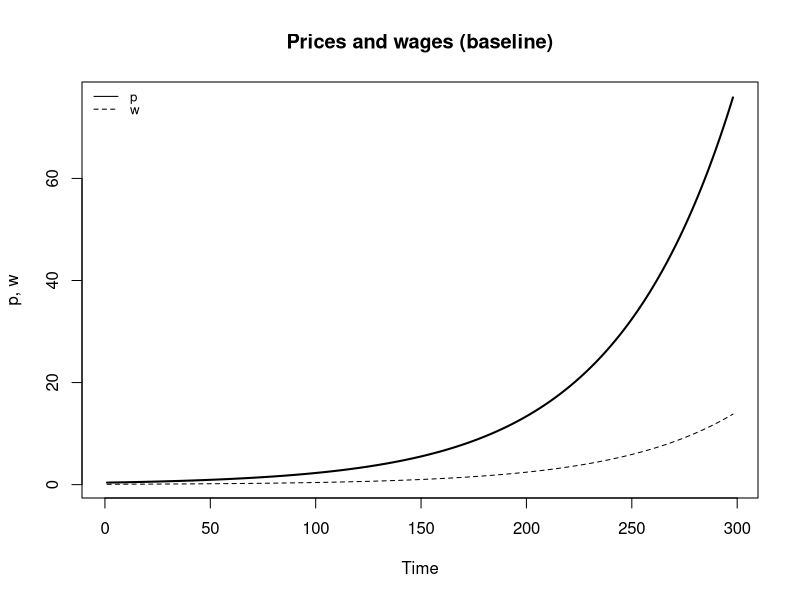
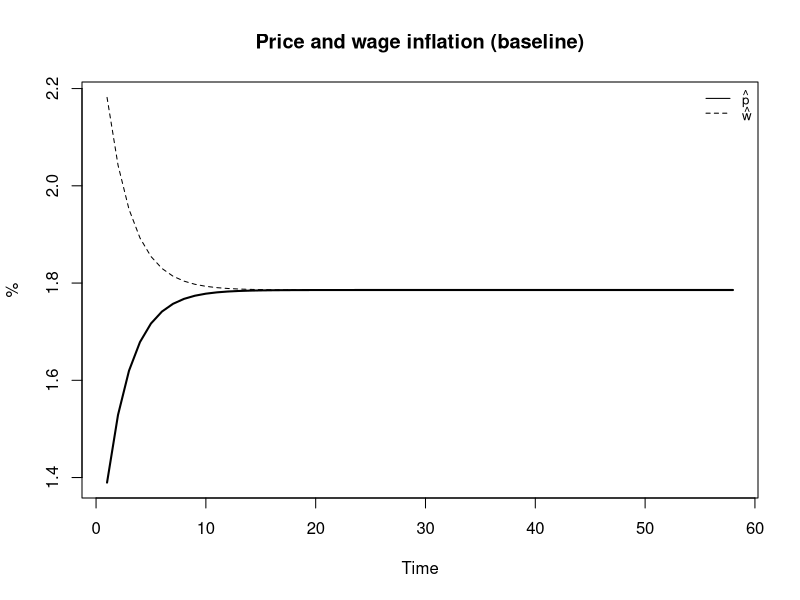
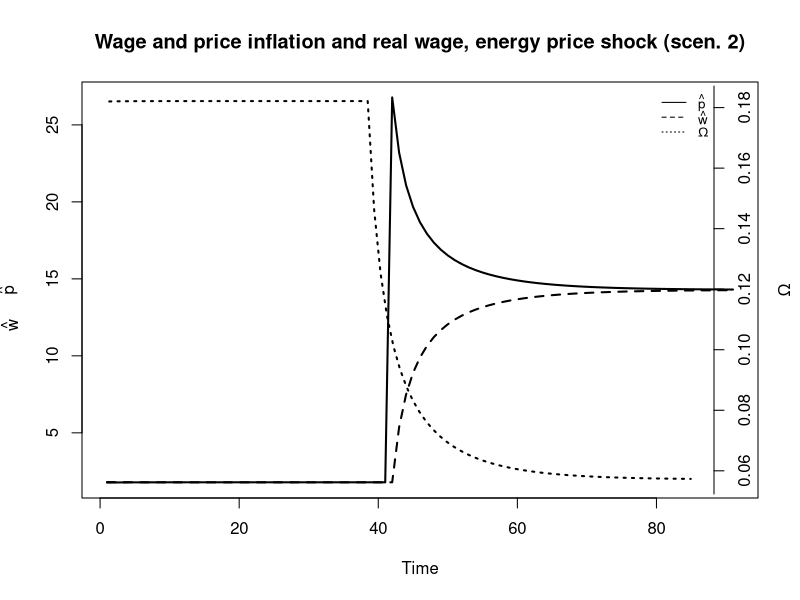
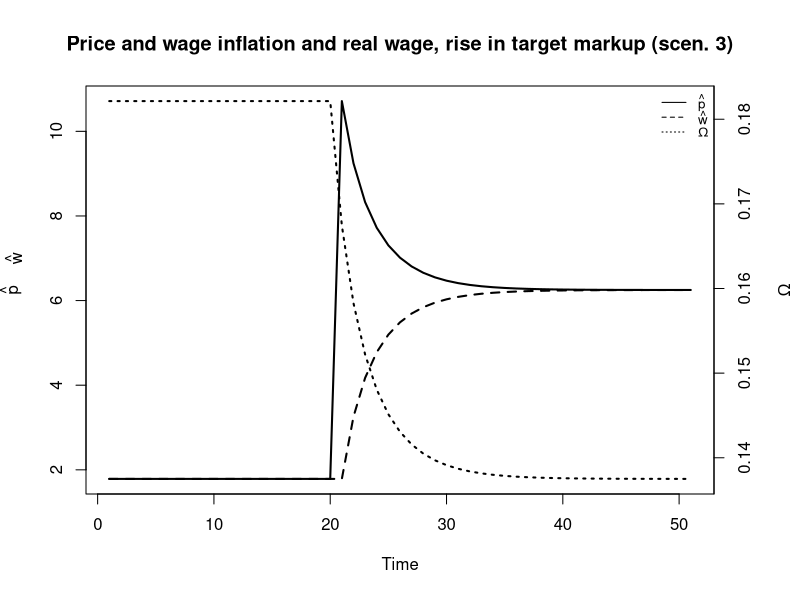
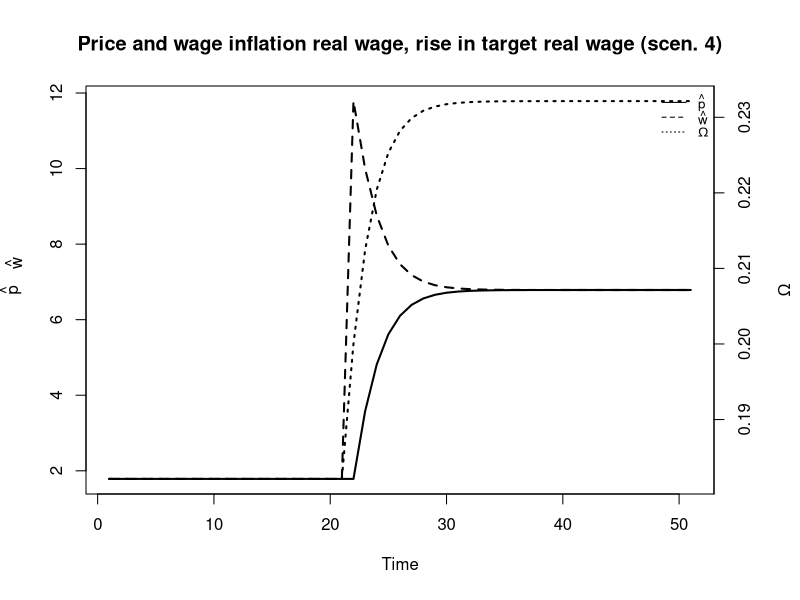
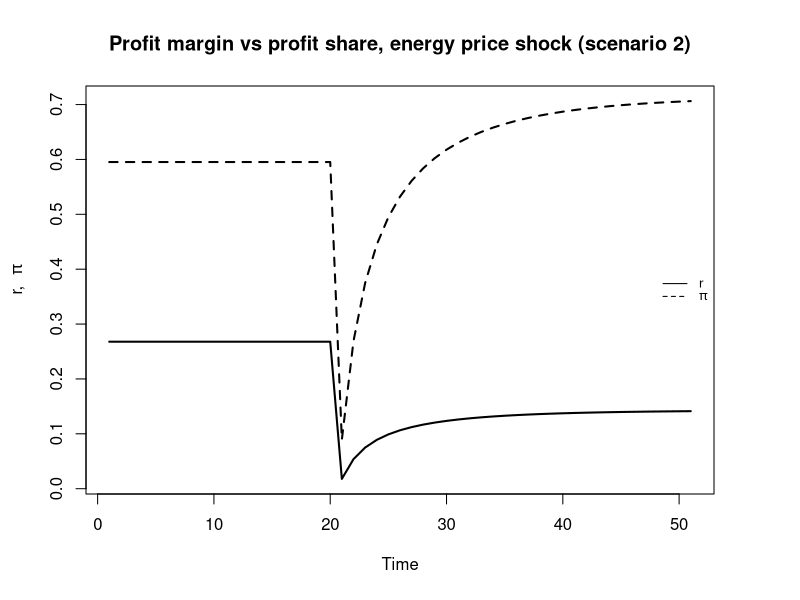
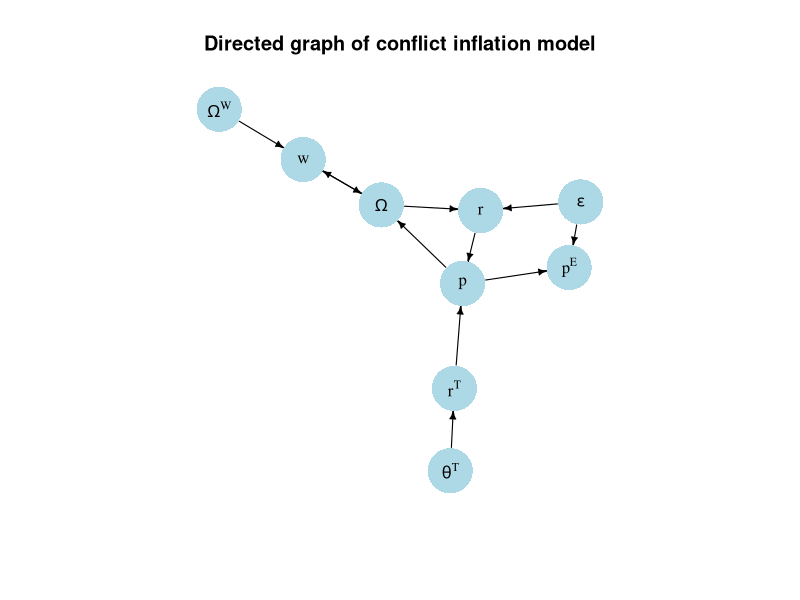

Recreate these plots in R, in order.
## ---- chunk 1

#Clear the environment
rm(list=ls(all=TRUE))

#Set number of periods
Q = 300

# Set number of scenarios (including baselines)
S=4

# Set period in which exogenous shift will occur
q=50

#Create (S x Q) matrices in which equilibrium solutions from different parameterisations will be stored
omega=matrix(data=0.5, nrow=S, ncol=Q)   # real wage
w=matrix(data=0.1, nrow=S, ncol=Q)       # nominal wage
p=matrix(data=0.5, nrow=S, ncol=Q)       # price level
w_hat=matrix(data=0.1, nrow=S, ncol=Q)   # growth rate of nominal wages
p_hat=matrix(data=0.1, nrow=S, ncol=Q)   # growth rate of prices = inflation rate
p_T=matrix(data=0.5, nrow=S, ncol=Q)     # firms' desired price level
omega_f=matrix(data=0.5, nrow=S, ncol=Q) # firms' desired real wage 
p_E=matrix(data=0.5, nrow=S, ncol=Q)   # nominal energy price
r_T=matrix(data=0.5, nrow=S, ncol=Q)     # target profit margin
r=matrix(data=0.5, nrow=S, ncol=Q)       # realised profit margin

# Set constant parameter values
phi=1     # adjustment speed of nominal wages
psi=1   # adjustment speed of prices
delta=1   # energy intensity

# Set and initialise exogenous variables/parameters that will be shifted
epsilon=matrix(data=0.55, nrow=S, ncol=Q)  # real energy price
theta_T=matrix(data=0.4, nrow=S, ncol=Q)       # target markup
omega_w=matrix(data=0.2, nrow=S, ncol=Q)   # target real wage of workers

# Set parameter values for different scenarios
epsilon[2,q:Q]=0.8 # scenario 2: rise in real energy price
theta_T[3,q:Q]=0.6     # scenario 3: rise in target markup
omega_w[4,q:Q]=0.3 # scenario 4: rise in target real wage of workers

# Simulate the model by looping over Q time periods for S different scenarios
for (i in 1:S){
    
  for (t in 2:Q){
    
    for (iterations in 1:1000){ # iterate the model 1000-times in each period
    
    #(1) Real wage
    omega[i,t] =w[i,t]/p[i,t]
      
    #(2) Nominal wage
    w[i,t] = w[i,t-1]*(1 + phi*(omega_w[i,t-1] - omega[i,t-1]))
    
    #(3) Price level
    p[i,t] = p[i, t-1]*(1 + psi*(r_T[i, t-1] - r[i, t-1]))
    
    #(4) Firms' desired real wage
    omega_f[i,t] = w[i,t]/p_T[i,t]
    
    #(5) Firms' desired price level
    p_T[i,t] = (1 + theta_T[i,t])*(w[i,t] + delta * p_E[i,t])
    
    #(6) Nominal energy price
    p_E[i,t]=epsilon[i,t]*p[i,t]
    
    # Target profit margin
    r_T[i, t-1] = theta_T[i, t]/(1 + theta_T[i, t])
    
    # Realised profit margin
    r[i, t] = 1 - omega[i, t] - epsilon[i,t]*delta
    
    # Growth rate of nominal wages
    w_hat[i,t]= (w[i,t]- w[i,t-1])/w[i,t-1]
    
    # Growth rate of prices = inflation rate
    p_hat[i,t]= (p[i,t]- p[i,t-1])/p[i,t-1]

  } # close iterations loop
 }  # close time loop
}   # close scenarios loop

## ---- chunk 2
#| label: fig-baseline-prices
#| fig-cap: Prices and wages (baseline)

# Set start and end periods for plots
Tmin =3
Tmax=300

# Prices and wages (baseline)
plot(p[1, Tmin:Tmax],type="l", col=1, lwd=2, lty=1, xlab="Time", ylab="p, w") 
title(main="Prices and wages (baseline)", cex=0.8)
lines(w[1, Tmin:Tmax],lty=2)
legend("topleft", legend=c("p", "w"),
       lty=1:2, cex=0.8, bty = "n", y.intersp=0.8)

## ---- chunk 3
#| label: fig-baseline-inflation
#| fig-cap: Price and wage inflation (baseline)

# Set start and end periods for plots
Tmin =3
Tmax=60

# Price and wage inflation (in %) (baseline)
plot(100*p_hat[1, Tmin:Tmax],type="l", col=1, lwd=2, lty=1, xlab="Time", ylab="%", ylim=range(100*p_hat[1, Tmin:Tmax], 100*w_hat[1, Tmin:Tmax])) 
title(main="Price and wage inflation (baseline)", cex=0.8)
lines(100*w_hat[1, Tmin:Tmax],lty=2)
legend("topright", legend=c(expression(hat(p)), expression(hat(w))),
       lty=1:2, cex=0.8, bty = "n", y.intersp=0.8)
## ---- chunk 4
#| label: fig-energy
#| fig-cap: Price and wage inflation and real wage (energy price shock)

# Set start and end periods for plots
Tmin =10
Tmax=100

# Inflation and real wage in energy price shock scenario
plot(100*p_hat[2, Tmin:Tmax], type="l", col=1, lwd=2, lty=1, xlab="Time", ylab=expression(hat(p))) 
title(main="Wage and price inflation and real wage, energy price shock (scen. 2)", cex=0.8)
lines(100*w_hat[2, Tmin:Tmax],lty=2, lwd=2)
mtext(expression(hat(w)), side = 2, line = 3, at=12)
par(mar = c(5, 4, 4, 4) + 0.3)
par(new = TRUE)
plot(omega[2, Tmin:Tmax], type="l", col=1, lwd=2, lty=3, font.main=1, cex.main=1,ylab = '', axes=FALSE,
     xlab = '', ylim = range(omega[2, Tmin:Tmax]), cex=0.8)
axis(side = 4, at=pretty(omega[2, Tmin:Tmax]))  
mtext(expression(Omega), side = 4, line = 3)
legend("topright", legend=c(expression(hat(p)),expression(hat(w)), expression(Omega)),
       lty=1:3, cex=0.8, bty = "n", y.intersp=0.8)
## ---- chunk 5
#| label: fig-markup
#| fig-cap: Increase in target markup

# Set start and end periods for plots
Tmin =30
Tmax=80

# Inflation and real wage in scenario 3
plot(100*p_hat[3, Tmin:Tmax], type="l", col=1, lwd=2, lty=1, xlab="Time", ylab=expression(hat(p))) 
title(main="Price and wage inflation and real wage, rise in target markup (scen. 3)", cex=0.8)
lines(100*w_hat[3, Tmin:Tmax],lty=2, lwd=2)
mtext(expression(hat(w)), side = 2, line = 3, at=7)
par(mar = c(5, 4, 4, 4) + 0.3)
par(new = TRUE)
plot(omega[3, Tmin:Tmax], type="l", col=1, lwd=2, lty=3, font.main=1, cex.main=1,ylab = '', axes=FALSE,
     xlab = '', ylim = range(omega[3, Tmin:Tmax]), cex=0.8)
axis(side = 4, at=pretty(omega[3, Tmin:Tmax]))  
mtext(expression(Omega), side = 4, line = 3)
legend("topright", legend=c(expression(hat(p)),expression(hat(w)), expression(Omega)),
       lty=1:3, cex=0.8, bty = "n", y.intersp=0.8)
## ---- chunk 6
#| label: fig-targetrealwage
#| fig-cap: Increase in target real wage of workers

# Inflation and real wage in scenario 4
plot(100*p_hat[4, Tmin:Tmax], type="l", col=1, lwd=2, lty=1, xlab="Time", ylab=expression(hat(p)), ylim=range(100*p_hat[4, Tmin:Tmax], 100*w_hat[4, Tmin:Tmax])) 
title(main="Price and wage inflation real wage, rise in target real wage (scen. 4)", cex=0.8)
lines(100*w_hat[4, Tmin:Tmax],lty=2, lwd=2)
mtext(expression(hat(w)), side = 2, line = 3, at=7.5)
par(mar = c(5, 4, 4, 4) + 0.3)
par(new = TRUE)
plot(omega[4, Tmin:Tmax], type="l", col=1, lwd=2, lty=3, font.main=1, cex.main=1,ylab = '', axes=FALSE,
     xlab = '', ylim = range(omega[4, Tmin:Tmax]), cex=0.8)
axis(side = 4, at=pretty(omega[4, Tmin:Tmax]))  
mtext(expression(Omega), side = 4, line = 3)
legend("topright", legend=c(expression(hat(p)),expression(hat(w)), expression(Omega)),
       lty=1:3, cex=0.8, bty = "n", y.intersp=0.8)
## ---- chunk 7
#| label: fig-energy-prof
#| fig-cap: Profit margin and profit share (energy price shock)

# Calculate final output profit share
pi=(p-w-p_E*delta)/(p-p_E*delta)

# Check if psi*r_T > phi*omega_w, implying that the effect of an energy price increase on the profit share of the final output sector is positive
print(psi*r_T[1,1] - phi*omega_w[1,1] >0)

# Plot profit margin and profit share in energy price shock scenario
plot(r[2, Tmin:Tmax], type="l", col=1, lwd=2, lty=1, xlab="Time", ylab="r,", ylim=range(r[2, Tmin:Tmax], pi[2, Tmin:Tmax])) 
title(main="Profit margin vs profit share, energy price shock (scenario 2)", cex=0.8)
lines(pi[2, Tmin:Tmax],lty=2, lwd=2)
mtext(expression(pi), side = 2, line = 3, at=0.4)
legend("right", legend=c("r", expression(pi)),
       lty=1:2, cex=0.8, bty = "n", y.intersp=0.8)
## ---- chunk 8
## Create directed graph
# Construct auxiliary Jacobian matrix for 9 variables: 
  # endogenous: (1) Omega, (2) w, (3) p, (4) r^T, (5) r, (6) p_E
  # exogenous: (7) epsilon, (8) \theta^T, (9) Omega^W

              #O w p rF r g e mF OW
M_mat=matrix(c(0,1,1, 0,0,0,0, 0, 0,  # Omega
               1,0,0, 0,0,0,0, 0, 1,  # w
               0,0,0, 1,1,0,0, 0, 0,  # p
               0,0,0, 0,0,0,0, 1, 0,  # rf
               1,0,0, 0,0,0,1, 0, 0,  # r
               0,0,1, 0,0,0,1, 0, 0,  # p_E
               0,0,0, 0,0,0,0, 0, 0,  # epsilon
               0,0,0, 0,0,0,0, 0, 0,  # \theta^T
               0,0,0, 0,0,0,0, 0, 0),  # Omega^W
               9, 9, byrow=TRUE)

# Create adjacency matrix from transpose of auxiliary Jacobian and add column names
A_mat=t(M_mat)

# Create directed graph from adjacency matrix
library(igraph)
dg=graph_from_adjacency_matrix(A_mat, mode="directed", weighted= NULL)

# Define node labels
V(dg)$name=c(expression(Omega), "w", "p", expression(r^T), "r",
             expression(p^E), expression(epsilon), expression(theta^T), expression(Omega^W))


# Plot directed graph matrix
plot(dg, main="Directed graph of conflict inflation model", vertex.size=25, vertex.color="lightblue", 
     vertex.label.color="black", edge.arrow.size=0.4, edge.width=1.1, edge.size=2,
     edge.arrow.width=1.2, edge.color="black", vertex.label.cex=1, 
     vertex.frame.color="NA", margin=-0.08)
## ---- chunk 9
## Check solution for equilibrium real wage
# Analytical
(omega_eq= (phi*omega_w[1,1]+psi*(1/(1+theta_T[1,1]) -delta*epsilon[1,1]))/(phi+psi))
# Numerical
omega[1,Q]

## Check solution for equilibrium inflation rate
# Analytical
phi*psi*(omega_w[1,1]-(1/(1+theta_T[1,1]) -delta*epsilon[1,1]))/(phi+psi)
# Numerical
p_hat[1,Q]

## Check condition for instability: Omega^W > Omega^F
print(omega_w[1,1] > 1/(1+theta_T[1,1]) -delta*epsilon[1,1])
## ---- chunk 10
## Check eigenvalues of Jacobian matrix
# Define matrix
J=matrix(c(1+p_hat[1,Q]-phi*omega[1,Q], phi*omega[1,Q]^2,
           psi, 1+p_hat[1,Q]-psi*omega[1,Q]), 
           2, 2, byrow=TRUE)

# Obtain eigenvalues 
ev=eigen(J)
(evals = ev$values)
evecs = ev$vectors

# Obtain determinant and trace
det=det(J)      # determinant
tr=sum(diag(J)) # trace

#Check stability conditions
print(1+tr+det>0)
print(1-tr+det>0)
print(1-det>0)

## ---- chunk 11
# Normalise eigenvectors by dividing through by the second element
evecs_norm=evecs
for (i in 1:2){
  evecs_norm[,i]=evecs[,i]/evecs[2,i]
}

# Compare first element of normalised eigenvector with real wage Omega=w/p
evecs_norm[1,1]
omega[1,Q] 

